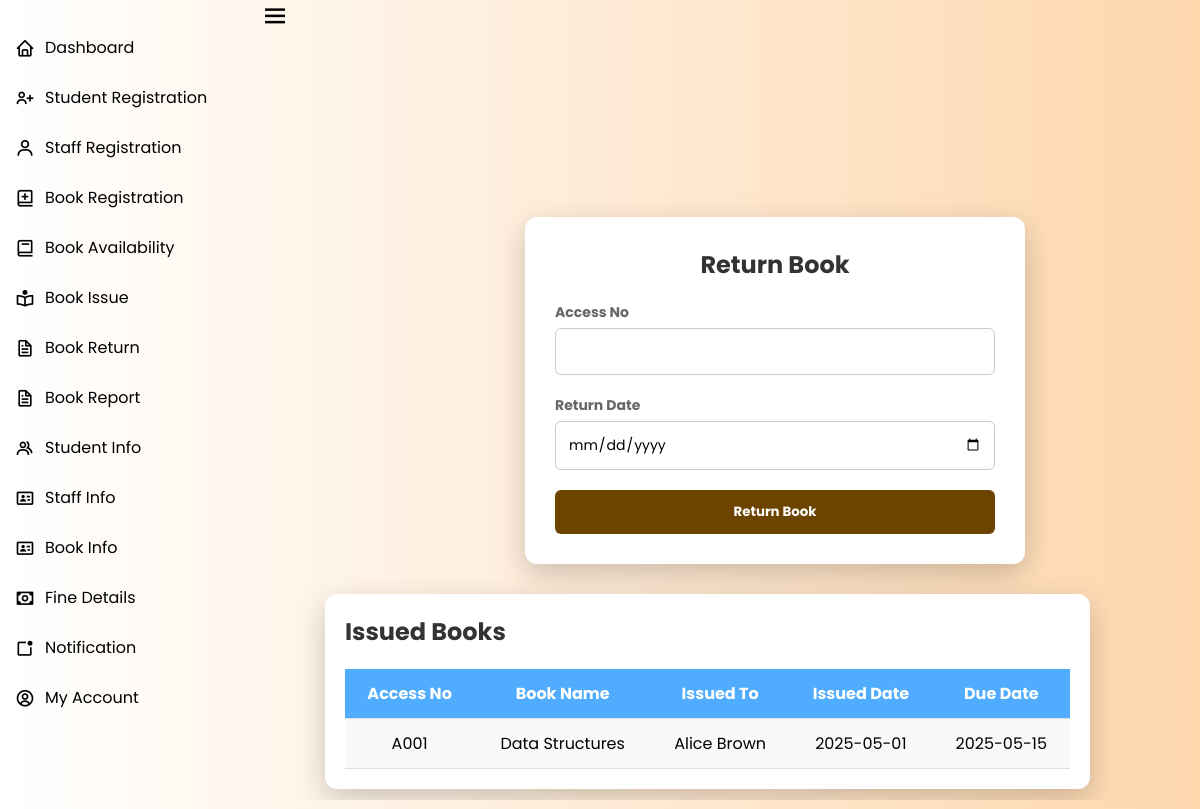
The app's page /ADMIN/BookReturn.php, older data.
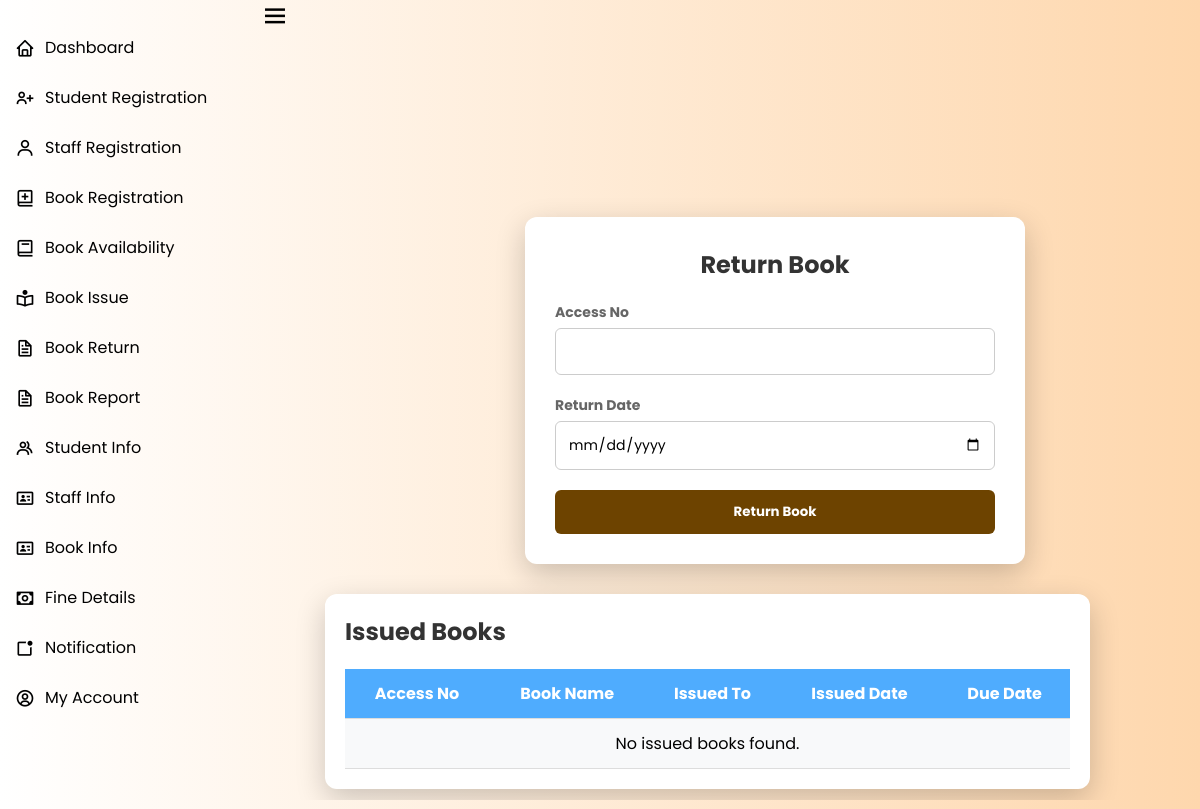
The same page, newer data.
### tables this page shows
CREATE TABLE `book_issues` (
    `id` int(11) NOT NULL AUTO_INCREMENT COMMENT 'Primary Key',
    `access_no` varchar(50) NOT NULL COMMENT 'Book Accession Number',
    `book_name` varchar(255) NOT NULL COMMENT 'Book Name',
    `author_name` varchar(255) NOT NULL COMMENT 'Book Author',
    `receiver` enum('student', 'staff') NOT NULL COMMENT 'Receiver Type',
    `student_name` varchar(255) DEFAULT NULL COMMENT 'Student Name (if applicable)',
    `class` enum('ug', 'pg') DEFAULT NULL COMMENT 'Class (if applicable)',
    `year` enum('1st', '2nd', '3rd') DEFAULT NULL COMMENT 'Year (if applicable)',
    `student_id` varchar(50) DEFAULT NULL COMMENT 'Student ID (if applicable)',
    `contact` varchar(20) DEFAULT NULL COMMENT 'Student Contact (if applicable)',
    `staff_name` varchar(255) DEFAULT NULL COMMENT 'Staff Name (if applicable)',
    `department` varchar(255) DEFAULT NULL COMMENT 'Staff Department (if applicable)',
    `issued_date` date NOT NULL COMMENT 'Issued Date',
    `due_date` date NOT NULL COMMENT 'Due Date',
    `return_date` date DEFAULT NULL COMMENT 'Return Date',
    `status` enum('issued', 'returned') NOT NULL DEFAULT 'issued' COMMENT 'Book Status',
    `fine_amount` decimal(10, 5) NOT NULL COMMENT 'Fine amount',
    PRIMARY KEY (`id`),
    KEY `book_issues_ibfk_2` (`access_no`)
);

### ADMIN/BookReturn.php (the view, shortened to what this page needs)
<?php
include 'db_connect.php';
$issued_books_query = "SELECT * FROM book_issues WHERE status = 'issued'";
$issued_books = $conn->query($issued_books_query);
?>
<!DOCTYPE html>
<html lang="en">
<head>
    <link rel="stylesheet" href="BookReturn.css">
</head>
<body>
    <link rel="stylesheet" href="https://unpkg.com/boxicons@2.1.4/css/boxicons.min.css">
    <nav class="sidebar">
        <div class="menu-items">
            <ul class="nav-links">
                <li><a href="Dash.php"><i class="bx bx-home"></i><span class="link-name">Dashboard</span></a></li>
                <li><a href="Student Reg.php"><i class="bx bx-user-plus"></i><span class="link-name">Student Registration</span></a></li>
                <li><a href="Staff.php"><i class="bx bx-user"></i><span class="link-name">Staff Registration</span></a></li>
                <li><a href="Book Reg.php"><i class="bx bx-book-add"></i><span class="link-name">Book Registration</span></a></li>
                <li><a href="BookAvail.php"><i class="bx bx-book"></i><span class="link-name">Book Availability</span></a></li>
                <li><a href="Bookissue.php"><i class="bx bx-book-reader"></i><span class="link-name">Book Issue</span></a></li>
                <li><a href="BookReturn.php"><i class="bx bx-file"></i><span class="link-name">Book Return</span></a></li>
                <li><a href="Book Report.php"><i class="bx bx-file"></i><span class="link-name">Book Report</span></a></li>
                <li><a href="Student Info.php"><i class="bx bx-group"></i><span class="link-name">Student Info</span></a></li>
                <li><a href="staffinf"><i class="bx bx-id-card"></i><span class="link-name">Staff Info</span></a></li>
                <li><a href="Book Info.php"><i class="bx bx-id-card"></i><span class="link-name">Book Info</span></a></li>
                <li><a href="fine-details.php"><i class="bx bx-money"></i><span class="link-name">Fine Details</span></a></li>
                <li><a href="profile.php"><i class="bx bx-notification"></i><span class="link-name">Notification</span></a></li>
                <li><a href="profile.php"><i class="bx bx-user-circle"></i><span class="link-name">My Account</span></a></li>
            </ul>
        </div>
        <i class="bx bx-menu sidebar-toggle"></i>
    </nav>
    <section class="dashboard">
        <div class="top">
        </div>
    <div class="container">
        <h2>Return Book</h2>
        <form action="" method="POST">
            <div class="input-container">
                <label>Access No</label>
                <input type="text" name="access_no" required>
            </div>
            <div class="input-container">
                <label>Return Date</label>
                <input type="date" name="return_date" required>
            </div>
            <button type="submit">Return Book</button>
        </form>
    </div>
    <div class="table-container">
        <h2>Issued Books</h2>
        <table>
            <tr>
                <th>Access No</th>
                <th>Book Name</th>
                <th>Issued To</th>
                <th>Issued Date</th>
                <th>Due Date</th>
            </tr>
            <?php if ($issued_books->num_rows > 0): ?>
                <?php while ($row = $issued_books->fetch_assoc()): ?>
                    <tr>
                        <td><?= $row['access_no'] ?></td>
                        <td><?= $row['book_name'] ?></td>
                        <td><?= $row['receiver'] == 'student' ? $row['student_name'] : $row['staff_name'] ?></td>
                        <td><?= $row['issued_date'] ?></td>
                        <td><?= $row['due_date'] ?></td>
                    </tr>
                <?php endwhile; ?>
            <?php else: ?>
                <tr>
                    <td colspan="5">No issued books found.</td>
                </tr>
            <?php endif; ?>
        </table>
    </div>
</body>
</html>

### ADMIN/BookReturn.css (style rules this page uses)
* { padding: 0; margin: 0; font-family: 'Poppins', sans-serif; box-sizing: border-box; }
html { overflow-x: hidden; }
body { width: 100%; height: 100vh; overflow: hidden; overflow-y: auto; background: linear-gradient(to right, rgb(255,255,255), rgb(254,215,173)); }
* { margin: 0; padding: 0; font-family: 'Poppins', sans-serif; box-sizing: border-box; }
.sidebar { width: 250px; height: 100vh; background-color: transparent; position: fixed; top: 0; left: 0; padding: 10px; transition: width 0.3s ease; }
.sidebar .menu-items { margin-top: 20px; }
.sidebar .nav-links { list-style: none; padding: 0; margin: 0; }
.sidebar .nav-links li { margin-bottom: 15px; }
.sidebar .nav-links li a { display: flex; align-items: center; text-decoration: none; color: black; padding: 5px; border-radius: 5px; transition: all 0.3s ease; }
.sidebar .nav-links li a i { font-size: 20px; margin-right: 10px; }
.sidebar .nav-links li a .link-name { font-size: 16px; }
.sidebar-toggle { font-size: 30px; color: black; cursor: pointer; position: absolute; top: 2%; right: -50px; transform: translateY(-50%); border: none; padding: 10px; border-radius: 50%; }

### ADMIN/BookReturn.php (style rules this page uses)
body { font-family: 'Poppins', sans-serif; margin: 0; padding: 0; display: flex; justify-content: center; align-items: center; flex-direction: column; height: 100vh; background: linear-gradient(to right, rgb(255,255,255), rgb(254,215,173)); }
.container { background: white; padding: 30px; border-radius: 12px; box-shadow: 0px 10px 30px rgba(0, 0, 0, 0.2); text-align: center; width: 500px; animation: fadeIn 0.8s ease-in-out; margin-top: 200px; margin-left: 350px; }
h2 { color: #333; font-size: 24px; margin-bottom: 20px; }
.input-container { position: relative; margin-bottom: 20px; text-align: left; }
label { font-size: 14px; font-weight: bold; color: #666; display: block; margin-bottom: 5px; }
input[type="text"], input[type="date"] { width: 100%; padding: 12px; border: 1px solid #ccc; border-radius: 6px; font-size: 14px; outline: none; transition: 0.3s; }
button { width: 100%; padding: 12px; background:rgb(109,67, 0); color: white; border: none; cursor: pointer; font-weight: bold; border-radius: 6px; transition: 0.3s; }
.table-container { margin-top: 30px; width: 90%; max-width: 1000px; background: white; padding: 20px; border-radius: 12px; box-shadow: 0px 10px 30px rgba(0, 0, 0, 0.2); margin-bottom: 20px; margin-left: 150px; }
table { width: 100%; border-collapse: collapse; margin-top: 20px; }
th, td { padding: 12px; text-align: center; border-bottom: 1px solid #ddd; }
th { background: #4facfe; color: white; font-weight: bold; }
tr:nth-child(even) { background: #f8f9fa; }

Row changes from the older to the newer data that the page shows:
removed book_issues: access_no "A001", book_name "Data Structures", student_name "Alice Brown", issued_date "2025-05-01", due_date "2025-05-15"
Text that changed along with them:
text now shown: "No issued books found."
